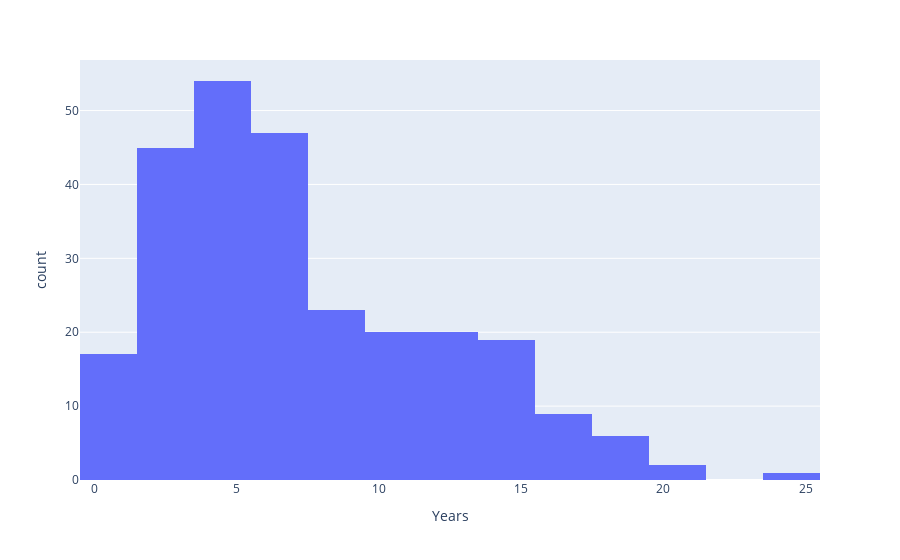

Notebook source saved alongside this figure:
### Markdown cell above
Looks reasonable. Make a histogram for `Years`.

### Code cell
px.histogram(dataframe,x="Years")

#<xml xmlns="https://developers.google.com/blockly/xml"><variables><variable id="YtOOS!JE-+8IZ!JNUh]l">px</variable><variable id="SI@^,P?H2_w62.Ew9{z*">dataframe</variable></variables><block type="varDoMethod" id="BA;^5Vw*oM|6hd_74/:@" x="0" y="0"><mutation items="2"></mutation><field name="VAR" id="YtOOS!JE-+8IZ!JNUh]l">px</field><field name="MEMBER">histogram</field><data>px:histogram</data><value name="ADD0"><block type="variables_get" id="xcKQ|UB~$Lic5K+++,]}"><field name="VAR" id="SI@^,P?H2_w62.Ew9{z*">dataframe</field></block></value><value name="ADD1"><block type="dummyOutputCodeBlock" id="Z6+99ubtI^8E_8qB=7Vu"><field name="CODE">x="Years"</field></block></value></block></xml>

### Figure 1 — Plotly figure (JSON) as saved in the notebook; plotly's stock layout.template omitted (floating-point values rounded to 4 significant figures; data arrays with more than 128 entries replaced by an {"elided": "..."} marker saying what was removed)
{"data": [{"bingroup": "x", "hovertemplate": "Years=%{x}<br>count=%{y}<extra></extra>", "legendgroup": "", "marker": {"color": "#636efa", "pattern": {"shape": ""}}, "name": "", "orientation": "v", "showlegend": false, "type": "histogram", "x": {"elided": "263 int values"}, "xaxis": "x", "yaxis": "y"}], "layout": {"barmode": "relative", "legend": {"tracegroupgap": 0}, "margin": {"t": 60}, "xaxis": {"anchor": "y", "domain": [0, 1], "title": {"text": "Years"}}, "yaxis": {"anchor": "x", "domain": [0, 1], "title": {"text": "count"}}}}
